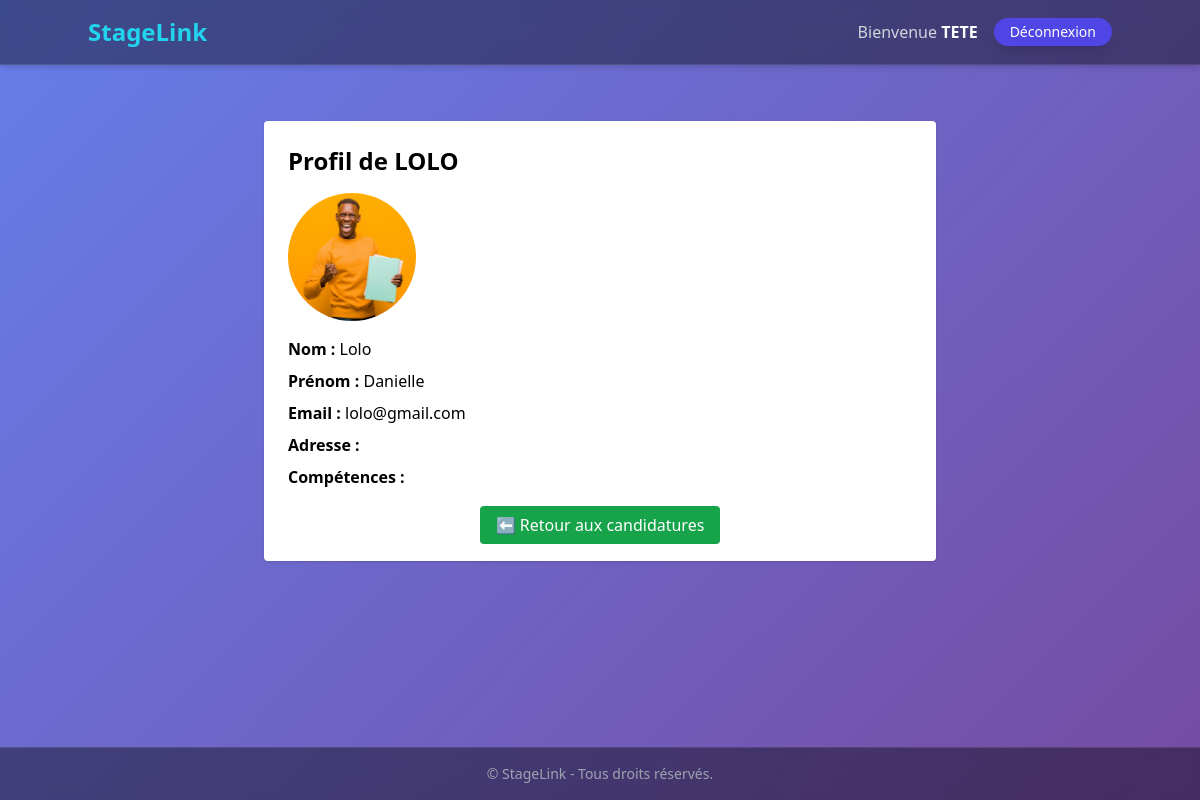
The page /entreprise/voir-profil-etudiant/2/ (signed in) on the database its author committed.
### accounts/models.py (models this page shows, shortened)
class CustomUser(AbstractBaseUser, PermissionsMixin):
    email = models.EmailField(unique=True)
    username = models.CharField(max_length=255, unique=True)
    user_type = models.CharField(
        max_length=20,
        choices=[('etudiant', 'Étudiant'), ('entreprise', 'Entreprise')],
        default='etudiant'
    )
    is_active = models.BooleanField(default=True)
    is_staff = models.BooleanField(default=False)
    objects = CustomUserManager()
    USERNAME_FIELD = 'email'
    REQUIRED_FIELDS = ['username']

### etudiants/models.py (models this page shows, shortened)
class Etudiant(models.Model):
    user = models.OneToOneField(CustomUser, on_delete=models.CASCADE, related_name='etudiant')
    prenom = models.CharField(max_length=100)
    nom = models.CharField(max_length=100)
    telephone = models.CharField(max_length=20)
    competence = models.TextField(blank=True)
    cv = models.FileField(upload_to='cv/', blank=True, null=True)
    photo = models.ImageField(upload_to='photos_etudiants/', null=True, blank=True)

### entreprises/views.py (the view)
# urls.py: path('voir-profil-etudiant/<int:etudiant_id>/', views.voir_profil_etudiant, name='voir_profil_etudiant'),
@login_required
def voir_profil_etudiant(request, etudiant_id):
    etudiant = get_object_or_404(Etudiant, id=etudiant_id)
    return render(request, 'entreprises/voir_profil_etudiant.html', {
        'etudiant': etudiant
    })

### entreprises/templates/entreprises/voir_profil_etudiant.html (shortened to what this page needs)
<!DOCTYPE html>
<html lang="en">
<head>
</head>
<body>
    {% extends 'base.html' %}
{% block content %}
<div class="max-w-2xl mx-auto mt-8 bg-white p-6 rounded shadow">
    <h2 class="text-2xl font-bold mb-4">Profil de {{ etudiant.user.username }}</h2>
    {% if etudiant.photo %}
        <img src="{{ etudiant.photo.url }}" alt="Photo de profil" class="w-32 h-32 rounded-full mb-4 object-cover">
    {% endif %}
    <ul class="space-y-2">
        <li><strong>Nom :</strong> {{ etudiant.nom }}</li>
        <li><strong>Prénom :</strong> {{ etudiant.prenom }}</li>
        <li><strong>Email :</strong> {{ etudiant.user.email }}</li>
        <li><strong>Adresse :</strong> {{ etudiant.adresse }}</li>
        <li><strong>Compétences :</strong> {{ etudiant.competences }}</li>
    </ul>
    <div class="mt-6 text-center">
        <a href="{% url 'voir_candidatures' %}" class="bg-green-600 text-white px-4 py-2 rounded hover:bg-green-700">⬅ Retour aux candidatures</a>
    </div>
</div>
{% endblock %}

### templates/base.html (shortened to what this page needs)
<!DOCTYPE html>
<html lang="fr">
<head>
    <script src="https://cdn.tailwindcss.com"></script>
</head>
<body class="min-h-screen flex flex-col" style="background: linear-gradient(135deg, #667eea 0%, #764ba2 100%);">
    {% load widget_tweaks %}
    <nav class="p-4 shadow-md" style="background: rgba(0, 0, 0, 0.4); backdrop-filter: blur(10px); -webkit-backdrop-filter: blur(10px); border-bottom: 1px solid rgba(255, 255, 255, 0.1);">
        <div class="container mx-auto flex justify-between items-center">
            <a href="#" class="text-2xl font-bold text-cyan-400 hover:text-cyan-300 transition">
                StageLink
            </a>
            <div class="flex items-center space-x-4">
                {% if user.is_authenticated %}
                    <span class="text-gray-300">Bienvenue <strong class="text-white">{{ user.username }}</strong></span>
                    <form method="post" action="{% url 'logout' %}" class="inline">
                        <button type="submit" class="bg-indigo-600 hover:bg-indigo-700 text-white px-4 py-1 rounded-full text-sm transition shadow-lg hover:shadow-xl">
                            Déconnexion
                        </button>
                    </form>
                {% endif %}
            </div>
        </div>
    </nav>
    <main class="flex-grow container mx-auto p-6">
        {% block content %}
        {% endblock %}
    </main>
    <footer class="text-center p-4 text-sm" style="background: rgba(0, 0, 0, 0.4); backdrop-filter: blur(10px); -webkit-backdrop-filter: blur(10px); border-top: 1px solid rgba(255, 255, 255, 0.1);">
        <span class="text-gray-400">© {{ now|date:"Y" }} StageLink - Tous droits réservés.</span>
    </footer>
</body>
</html>

### rows shown on the page
CustomUser: username "TETE"
Etudiant: user.username "LOLO", photo (picture), nom "Lolo", prenom "Danielle", user.email "lolo@gmail.com"
